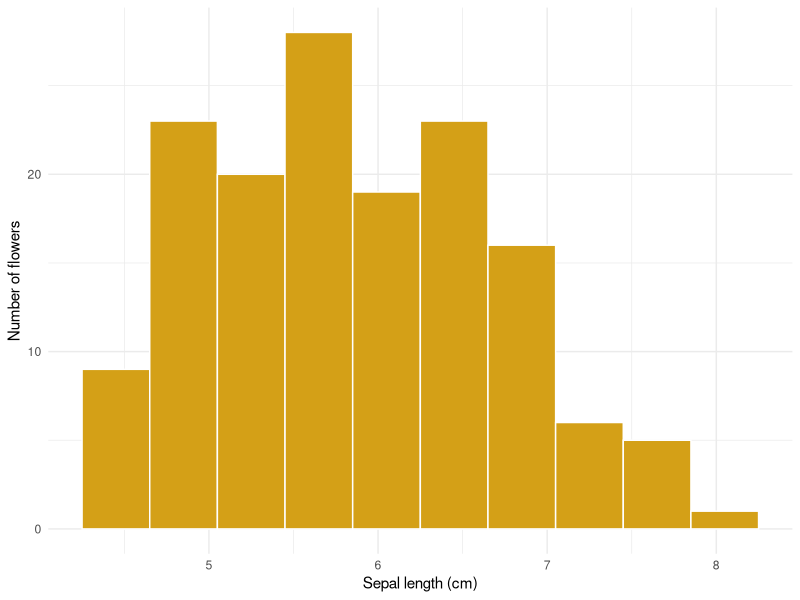
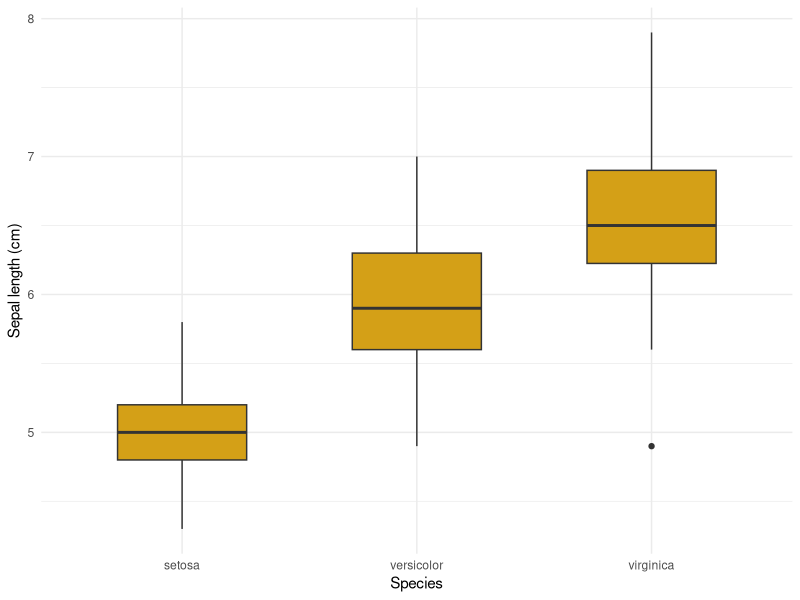

These charts were generated, in order, by the following R code:
## ---- chunk 1
library(ggplot2)
library(dplyr)
knitr::opts_chunk$set(
  echo = FALSE, cache = FALSE, error = FALSE,
  warning = TRUE, message = FALSE,
  fig.width = 6, fig.height = 3, out.width = "90%"
)
dat <- iris
## ---- chunk 2
summary_table <- dat |>
  group_by(Species) |>
  summarise(
    n = n(), Sepal_cm = mean(Sepal.Length),
    Petal_cm = mean(Petal.Length), .groups = "drop"
  )
knitr::kable(summary_table, row.names = FALSE, digits = 3)
## ---- chunk 3
edges <- seq(4.25, 8.25, length.out = 11)
ggplot(dat, aes(Sepal.Length)) +
  geom_histogram(
    breaks = edges, closed = "left",
    fill = "#D4A017", colour = "white"
  ) +
  labs(x = "Sepal length (cm)", y = "Number of flowers") +
  theme_minimal(base_size = 11)
## ---- chunk 4
ggplot(dat, aes(Species, Sepal.Length)) +
  geom_boxplot(fill = "#D4A017", width = 0.55) +
  labs(x = "Species", y = "Sepal length (cm)") +
  theme_minimal(base_size = 11)
## ---- chunk 5
cat("R", as.character(getRversion()), "\n")
for (pkg in c("ggplot2", "dplyr", "knitr", "rmarkdown")) {
  cat(pkg, as.character(packageVersion(pkg)), "\n")
}
